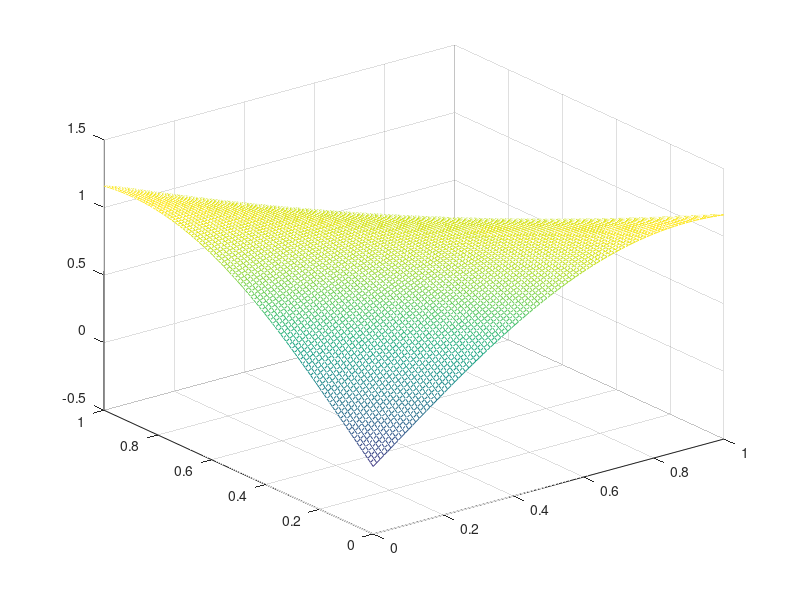

The MATLAB script that drew this image: (Note: this script raises an error after producing the figure.)
% A Unit test in 1 dimension for mbpObjective.m, mbpGradient.m, maxBandPoint.m
% and alMaxBandPoint.m

close all;
clear all;
addpath ../LipLibkky/

% Define phi
phi = @(x) exp(x); gradPhi = @(x) exp(x);
% phi = @(x) x^2; gradPhi = @(x) 2*x;
LIPSCHITZ_CONST = 100;
% For the experiments
NUM_AL_PTS = 103;
num_pts = 10;
resolution = 100;

% Test 2 : Two Dimensions
% -----------------------
fprintf('Test in 2 Dimensions\n');

% specify the function 
f = @(T) diag(T*T') /4 + sin(2*T(:,1) + 2*T(:, 2));
% Plot the function
t1 = linspace(0,1,resolution); [T1 T2] = meshgrid(t1, t1); t = [T1(:), T2(:)];
ft = f(t); fT = reshape(ft, resolution, resolution);
figure;
mesh(T1, T2, fT);

% Evaluate the function at some randomly chosen points
X = rand(num_pts, 2);
y = f(X);
% Plot the upper and lower bounds
  figure;
  ubound = zeros(size(T1));
  lbound = zeros(size(T1));
  for i = 1:resolution
    for j = 1:resolution
      curr_pt = [T1(i,j); T2(i,j)];
      distances = sqrt( dist2(X, curr_pt') );
      ubound(i,j) = min( y + LIPSCHITZ_CONST*distances );
      lbound(i,j) = max( y - LIPSCHITZ_CONST*distances );
    end
  end
  mesh(T1, T2, ubound); hold on
  mesh(T1, T2, lbound);

% TEST for mbpObjective and mbpGradient
% =====================================
init_pt = rand(2, 1);
% init_pt = [0.5 0.5]';
% Set things up for Gradient Descent
gd_params.num_iters = 200;
gd_params.init_step_size = 0.1;
obj = @(t) -mbpObjective(t, X, y, phi, LIPSCHITZ_CONST, [0 1; 0 1]);
gradObj = @(t) -mbpGradient(t, X, y, phi, gradPhi, LIPSCHITZ_CONST);
[fmin, xmin] = gradientDescent(obj, gradObj, init_pt, gd_params);
fprintf('Init_pt: %s, Min-Pt: %s\n\n', mat2str(init_pt), mat2str(xmin));
% Create some plots
figure;
obj_th = zeros(size(T1));
for i = 1:resolution
  for j = 1:resolution
    obj_th(i,j) = obj( [T1(i,j); T2(i,j) ] );
  end
end
contour(T1, T2, -obj_th); hold on;
plot(init_pt(1), init_pt(2), 'ro', 'MarkerSize', 10);
plot(xmin(1), xmin(2), 'rx', 'MarkerSize', 10);
figure;
mesh(T1, T2, -obj_th); hold on;
plot3(init_pt(1), init_pt(2), -obj(init_pt), 'mo', 'MarkerSize', 10);
plot3(xmin(1), xmin(2), -fmin, 'mx', 'MarkerSize', 10);

% TEST for MaxBandPoint
% =====================
fprintf('Test for Max Band Point\n');
mbp_params.bounds = [0 1; 0 1];
chosen_pt = maxBandPoint(X, y, LIPSCHITZ_CONST, phi, gradPhi, mbp_params);
fprintf('Chosen-Pt: %s\n\n', mat2str(chosen_pt));
plot3(chosen_pt(1), chosen_pt(2), -obj(chosen_pt), 'r*', 'MarkerSize', 10);

% TEST for alMaxBandPoint
% =======================
fprintf('Test for alMaxBandPoint\n');
% Determine the initial values
almbp_params = gd_params;
% al_init_pts = []; %  Algorithm picks the init pt
al_init_pts = [0.9 0.9]; % A bad initialization for the function
al_init_vals = f(al_init_pts);

[mbp_pts, mbp_vals, mbp_lipschitz_const] = alMaxBandPoint( ...
  f, al_init_pts, al_init_vals, phi, gradPhi, LIPSCHITZ_CONST, [0 1; 0 1], ...
  NUM_AL_PTS, almbp_params);
figure;
contour(T1, T2, fT); hold on,
plot(mbp_pts(:,1), mbp_pts(:,2), 'rx');
title_str = sprintf('L = %f, (%d pts), init: %s', ...
  mbp_lipschitz_const, NUM_AL_PTS, mat2str(al_init_pts));
title(title_str);

